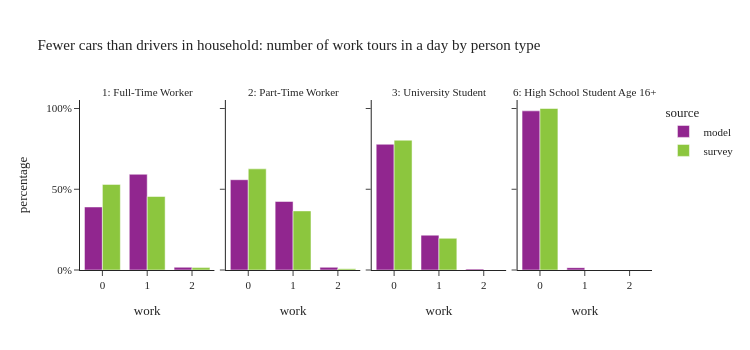

The notebook cell this image was saved under:
### Code cell
plot_work_tour_ptype(per_data[(per_data['ptype'].isin(worker_ptype)) & (per_data['auto_ownership'] < per_data['num_drivers'])],"Fewer cars than drivers in household: number of work tours in a day by person type")

### Figure 1 — Plotly figure (JSON) as saved in the notebook; plotly's stock layout.template omitted (floating-point values rounded to 4 significant figures)
{"data": [{"alignmentgroup": "True", "customdata": [[276944], [420540], [12079]], "hovertemplate": "source=model<br>ptype_label=1: Full-Time Worker<br>work=%{x}<br>percentage=%{y}<br>sample_size=%{customdata[0]}<extra></extra>", "legendgroup": "model", "marker": {"color": "#91268F", "pattern": {"shape": ""}}, "name": "model", "offsetgroup": "model", "orientation": "v", "showlegend": true, "textposition": "auto", "type": "bar", "x": [0.0, 1.0, 2.0], "xaxis": "x", "y": [0.3903, 0.5927, 0.01702], "yaxis": "y"}, {"alignmentgroup": "True", "customdata": [[83773], [63612], [2499]], "hovertemplate": "source=model<br>ptype_label=2: Part-Time Worker<br>work=%{x}<br>percentage=%{y}<br>sample_size=%{customdata[0]}<extra></extra>", "legendgroup": "model", "marker": {"color": "#91268F", "pattern": {"shape": ""}}, "name": "model", "offsetgroup": "model", "orientation": "v", "showlegend": false, "textposition": "auto", "type": "bar", "x": [0.0, 1.0, 2.0], "xaxis": "x2", "y": [0.5589, 0.4244, 0.01667], "yaxis": "y2"}, {"alignmentgroup": "True", "customdata": [[78130], [21642], [578]], "hovertemplate": "source=model<br>ptype_label=3: University Student<br>work=%{x}<br>percentage=%{y}<br>sample_size=%{customdata[0]}<extra></extra>", "legendgroup": "model", "marker": {"color": "#91268F", "pattern": {"shape": ""}}, "name": "model", "offsetgroup": "model", "orientation": "v", "showlegend": false, "textposition": "auto", "type": "bar", "x": [0.0, 1.0, 2.0], "xaxis": "x3", "y": [0.7786, 0.2157, 0.00576], "yaxis": "y3"}, {"alignmentgroup": "True", "customdata": [[72808], [1084]], "hovertemplate": "source=model<br>ptype_label=6: High School Student Age 16+<br>work=%{x}<br>percentage=%{y}<br>sample_size=%{customdata[0]}<extra></extra>", "legendgroup": "model", "marker": {"color": "#91268F", "pattern": {"shape": ""}}, "name": "model", "offsetgroup": "model", "orientation": "v", "showlegend": false, "textposition": "auto", "type": "bar", "x": [0.0, 1.0], "xaxis": "x4", "y": [0.9853, 0.01467], "yaxis": "y4"}, {"alignmentgroup": "True", "customdata": [[1208], [737], [19]], "hovertemplate": "source=survey<br>ptype_label=1: Full-Time Worker<br>work=%{x}<br>percentage=%{y}<br>sample_size=%{customdata[0]}<extra></extra>", "legendgroup": "survey", "marker": {"color": "#8CC63E", "pattern": {"shape": ""}}, "name": "survey", "offsetgroup": "survey", "orientation": "v", "showlegend": true, "textposition": "auto", "type": "bar", "x": [0.0, 1.0, 2.0], "xaxis": "x", "y": [0.5301, 0.4551, 0.01471], "yaxis": "y"}, {"alignmentgroup": "True", "customdata": [[170], [96], [2]], "hovertemplate": "source=survey<br>ptype_label=2: Part-Time Worker<br>work=%{x}<br>percentage=%{y}<br>sample_size=%{customdata[0]}<extra></extra>", "legendgroup": "survey", "marker": {"color": "#8CC63E", "pattern": {"shape": ""}}, "name": "survey", "offsetgroup": "survey", "orientation": "v", "showlegend": false, "textposition": "auto", "type": "bar", "x": [0.0, 1.0, 2.0], "xaxis": "x2", "y": [0.6262, 0.3659, 0.007966], "yaxis": "y2"}, {"alignmentgroup": "True", "customdata": [[207], [41]], "hovertemplate": "source=survey<br>ptype_label=3: University Student<br>work=%{x}<br>percentage=%{y}<br>sample_size=%{customdata[0]}<extra></extra>", "legendgroup": "survey", "marker": {"color": "#8CC63E", "pattern": {"shape": ""}}, "name": "survey", "offsetgroup": "survey", "orientation": "v", "showlegend": false, "textposition": "auto", "type": "bar", "x": [0.0, 1.0], "xaxis": "x3", "y": [0.8037, 0.1963], "yaxis": "y3"}, {"alignmentgroup": "True", "customdata": [[74]], "hovertemplate": "source=survey<br>ptype_label=6: High School Student Age 16+<br>work=%{x}<br>percentage=%{y}<br>sample_size=%{customdata[0]}<extra></extra>", "legendgroup": "survey", "marker": {"color": "#8CC63E", "pattern": {"shape": ""}}, "name": "survey", "offsetgroup": "survey", "orientation": "v", "showlegend": false, "textposition": "auto", "type": "bar", "x": [0.0], "xaxis": "x4", "y": [1.0], "yaxis": "y4"}], "layout": {"annotations": [{"font": {}, "showarrow": false, "text": "1: Full-Time Worker", "x": 0.1175, "xanchor": "center", "xref": "paper", "y": 1.0, "yanchor": "bottom", "yref": "paper"}, {"font": {}, "showarrow": false, "text": "2: Part-Time Worker", "x": 0.3725, "xanchor": "center", "xref": "paper", "y": 1.0, "yanchor": "bottom", "yref": "paper"}, {"font": {}, "showarrow": false, "text": "3: University Student", "x": 0.6275, "xanchor": "center", "xref": "paper", "y": 1.0, "yanchor": "bottom", "yref": "paper"}, {"font": {}, "showarrow": false, "text": "6: High School Student Age 16+", "x": 0.8825, "xanchor": "center", "xref": "paper", "y": 1.0, "yanchor": "bottom", "yref": "paper"}], "barmode": "group", "height": 350, "legend": {"title": {"text": "source"}, "tracegroupgap": 0}, "title": {"text": "Fewer cars than drivers in household: number of work tours in a day by person type"}, "width": 750, "xaxis": {"anchor": "y", "domain": [0.0, 0.235], "title": {"text": "work"}}, "xaxis2": {"anchor": "y2", "domain": [0.255, 0.49], "matches": "x", "title": {"text": "work"}}, "xaxis3": {"anchor": "y3", "domain": [0.51, 0.745], "matches": "x", "title": {"text": "work"}}, "xaxis4": {"anchor": "y4", "domain": [0.765, 1.0], "matches": "x", "title": {"text": "work"}}, "yaxis": {"anchor": "x", "domain": [0.0, 1.0], "tickformat": ".0%", "title": {"text": "percentage"}}, "yaxis2": {"anchor": "x2", "domain": [0.0, 1.0], "matches": "y", "showticklabels": false, "tickformat": ".0%"}, "yaxis3": {"anchor": "x3", "domain": [0.0, 1.0], "matches": "y", "showticklabels": false, "tickformat": ".0%"}, "yaxis4": {"anchor": "x4", "domain": [0.0, 1.0], "matches": "y", "showticklabels": false, "tickformat": ".0%"}}}
